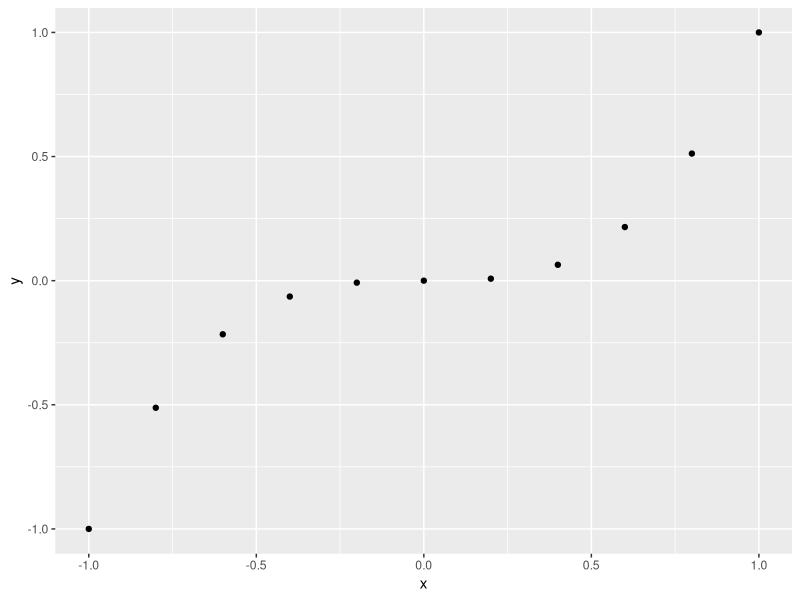
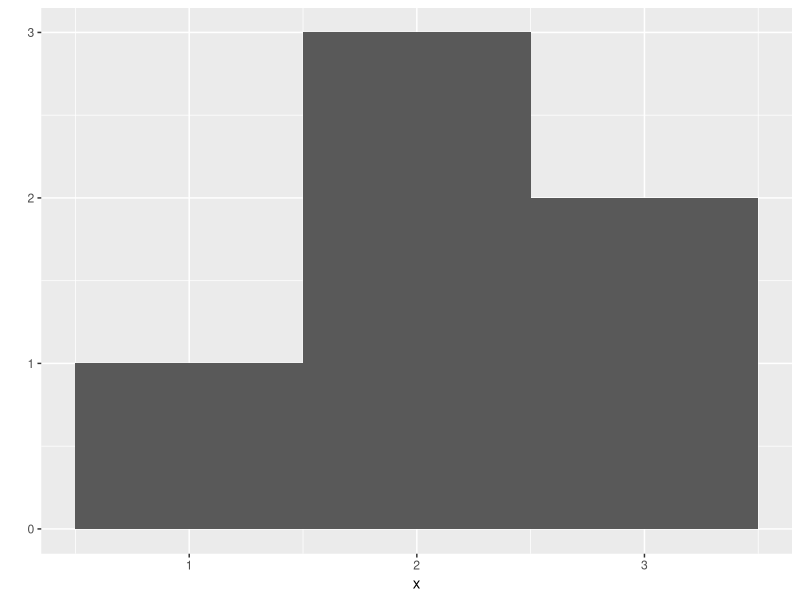
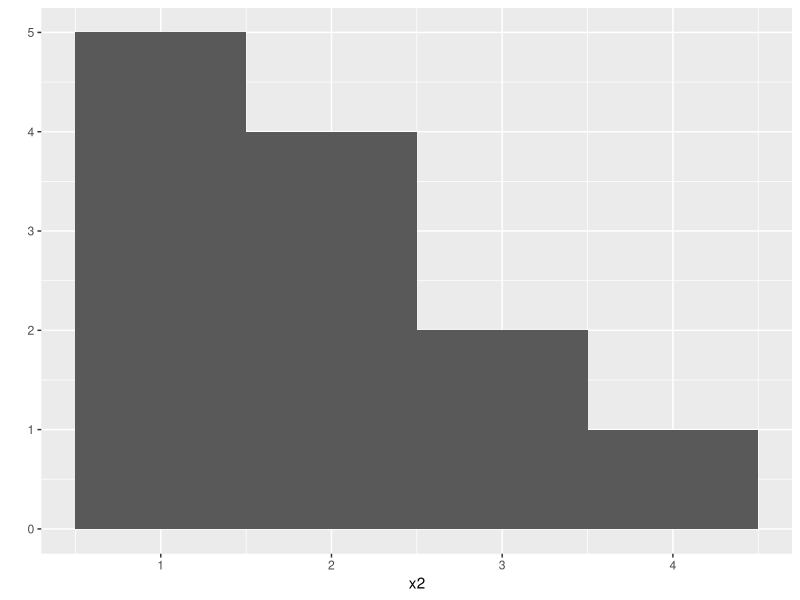
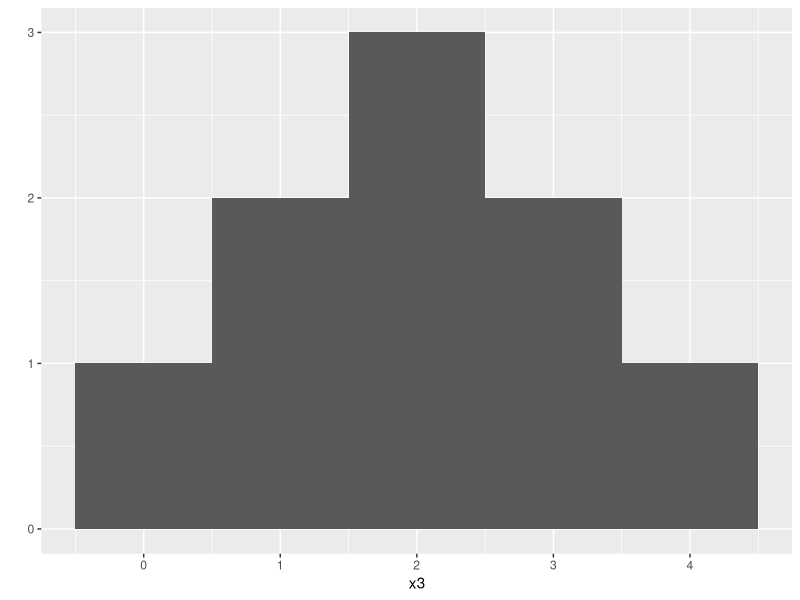

The R source for these figures, in order: (Note: this script raises an error after producing the figures.)
# chapter 2
# load package "ggplot2"
library("ggplot2")
# c stands for "concatenate" but think of it as "collect" or "combine"
x <- c(-1, -0.8, -0.6, -0.4, -0.2, 0, 0.2, 0.4, 0.6, 0.8, 1)
x
y <- x^3
y
# qplot returns a scatterplot when given two vectors
ggplot2::qplot(x = x, y = y)
x <- c(1, 2, 2, 2, 3, 3)
# qplot returns a histogram when given one vector
ggplot2::qplot(x = x, binwidth = 1)
x2 <- c(1, 1, 1, 1, 1, 2, 2, 2, 2, 3, 3, 4)
ggplot2::qplot(x = x2, binwidth = 1)
x3 <- c(0, 1, 1, 2, 2, 2, 3, 3, 4)
ggplot2::qplot(x = x3, binwidth = 1)
#replicate function repeats R commands and stores the results in a vector
replicate(n = 3, 1+1)
replicate(n = 10, roll())
rolls <- replicate(n = 10000, roll())
ggplot2::qplot(x = rolls, binwidth = 1)
# access the help page using ? before the function
?sample
roll_weighted <- function() {
  die  <- 1:6
  dice <- sample(
    x = die
    ,size = 2
    ,replace = TRUE
    ,prob = c(1/8, 1/8, 1/8, 1/8, 1/8, 3/8))
  sum(dice)
}

rolls <- replicate(n = 10000, roll_weighted())
ggplot2::qplot(x = rolls, binwidth = 1)



